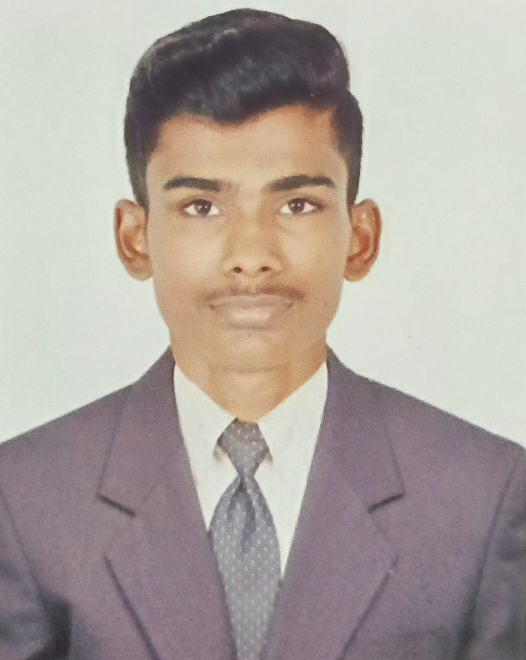
#> input picture my.jpg, 526 x 660 px
$ jupyter execute EX04.ipynb
#> lines starting #> are read from the running program, lines starting #| are printed output that depends on the picture
[cell 1]
import numpy as np
import cv2
import matplotlib.pyplot as plt

input_image=cv2.imread("my.jpg")
#> input_image is the input picture: shape (660, 526, 3); mean B, G, R 158.7, 164.9, 173.6
input_image=cv2.cvtColor(input_image, cv2.COLOR_BGR2RGB)
plt.axis('off')
plt.imshow(input_image)
plt.show()
rows,cols,dim=input_image.shape
#> rows = 660; cols = 526; dim = 3
M=np.float32([[1,0,50],  [0,1,100],  [0,0,1]])
translated_image=cv2.warpPerspective(input_image,M,(cols,rows))
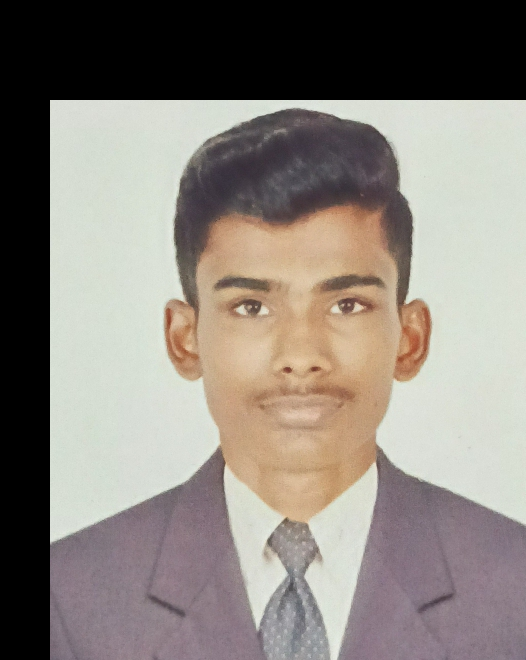
#> translated_image: shape (660, 526, 3); mean R, G, B 138.7, 131.7, 124.5
plt.axis('off')
plt.imshow(translated_image)
plt.show()

[cell 2]
import numpy as np
import cv2
import matplotlib.pyplot as plt
org_image = cv2.imread("my.jpg")
org_image = cv2.cvtColor(org_image,cv2.COLOR_BGR2RGB)
plt.imshow(org_image)
plt.show()
rows,cols,dim = org_image.shape
M = np.float32([[1.5,0,0],[0,1.7,0],[0,0,1]])
scaled_img = cv2.warpPerspective(org_image,M,(cols*2,rows*2))
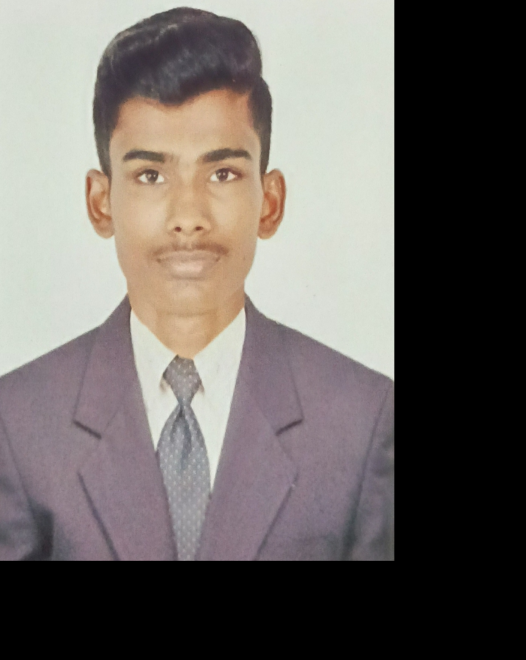
#> scaled_img: shape (1320, 1052, 3) (shown at 1/2 size); mean R, G, B 110.5, 105, 101.1
plt.imshow(org_image)
plt.show()

[cell 3]
import numpy as np
import cv2
import matplotlib.pyplot as plt
org_image = cv2.imread("my.jpg")
org_image = cv2.cvtColor(org_image,cv2.COLOR_BGR2RGB)
plt.imshow(org_image)
plt.show()
rows,cols,dim = org_image.shape
M_X = np.float32([[1,0.5,0],[0,1,0],[0,0,1]])
M_Y = np.float32([[1,0,0],[0.5,1,0],[0,0,1]])
sheared_img_xaxis = cv2.warpPerspective(org_image,M_X,(int(cols*1.5),int(rows*1.5)))
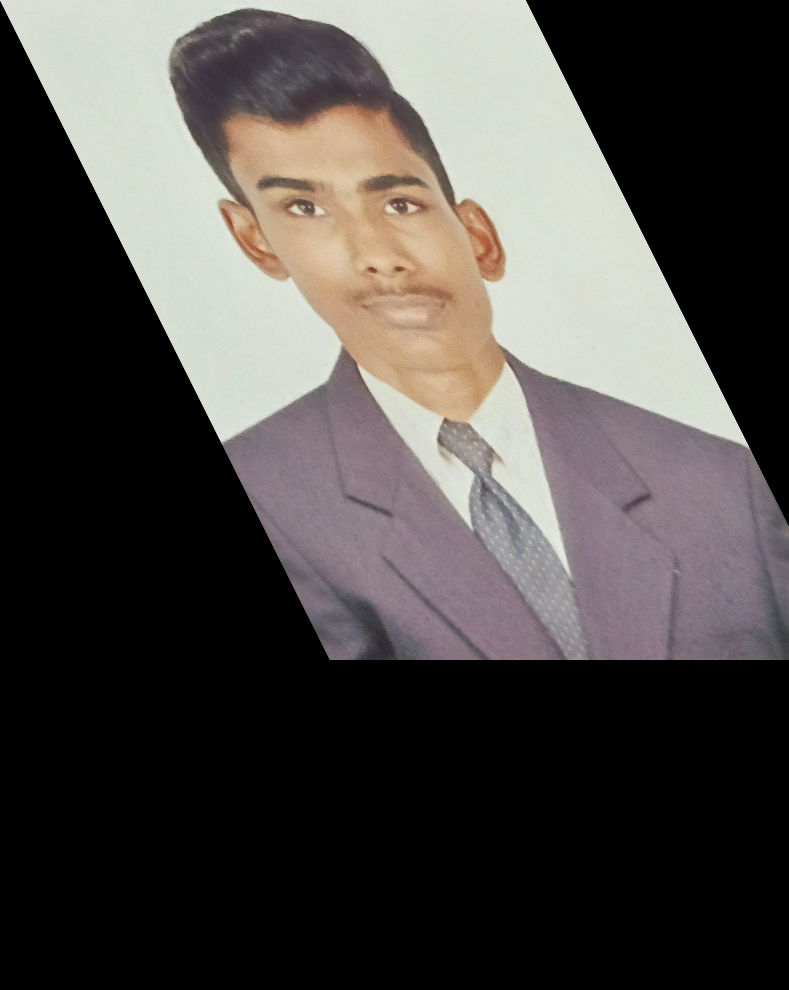
#> sheared_img_xaxis: shape (990, 789, 3); mean R, G, B 76.6, 72.8, 70
sheared_img_yaxis = cv2.warpPerspective(org_image,M_Y,(int(cols*1.5),int(rows*1.5)))
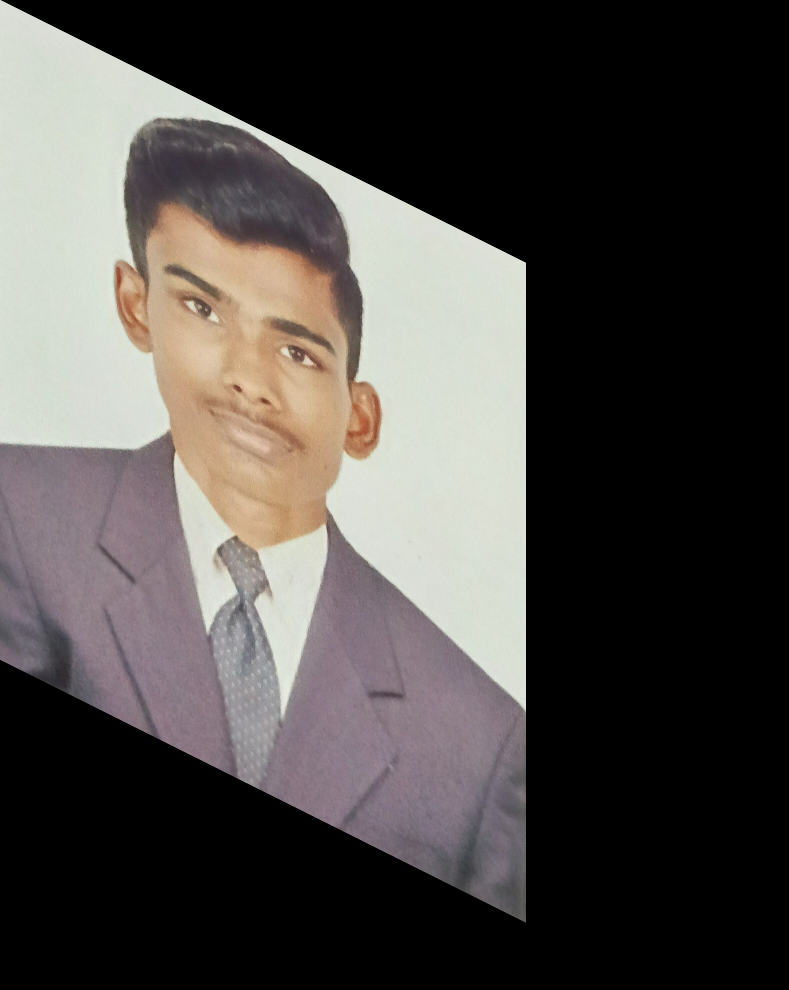
#> sheared_img_yaxis: shape (990, 789, 3); mean R, G, B 77.2, 73.4, 70.6
plt.imshow(sheared_img_xaxis)
plt.show()
plt.imshow(sheared_img_yaxis)
plt.show()

[cell 4]
import numpy as np
import cv2
import matplotlib.pyplot as plt
org_image = cv2.imread("my.jpg")
org_image = cv2.cvtColor(org_image,cv2.COLOR_BGR2RGB)
plt.imshow(org_image)
plt.show()
rows,cols,dim = org_image.shape
M_X = np.float32([[1,0,0],[0,-1,rows],[0,0,1]])
#> M_X = [[1, 0, 0], [0, -1, 660], [0, 0, 1]]
M_Y = np.float32([[-1,0,cols],[0,1,0],[0,0,1]])
#> M_Y = [[-1, 0, 526], [0, 1, 0], [0, 0, 1]]
reflected_img_xaxis = cv2.warpPerspective(org_image,M_X,(int(cols),int(rows)))
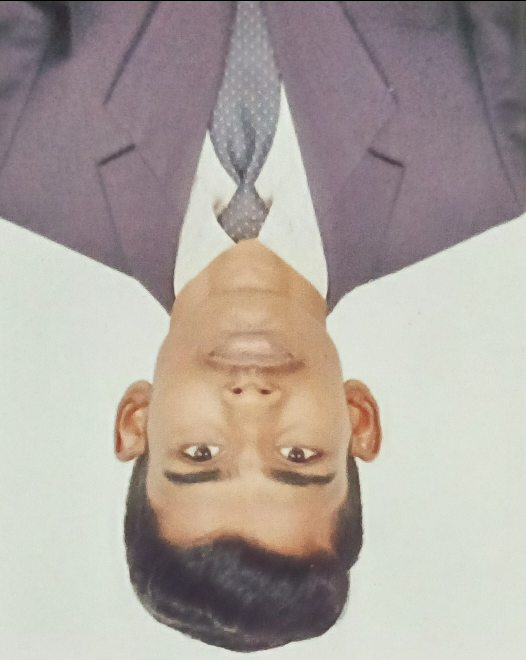
#> reflected_img_xaxis: shape (660, 526, 3); mean R, G, B 173.2, 164.6, 158.4
reflected_img_yaxis = cv2.warpPerspective(org_image,M_Y,(int(cols),int(rows)))
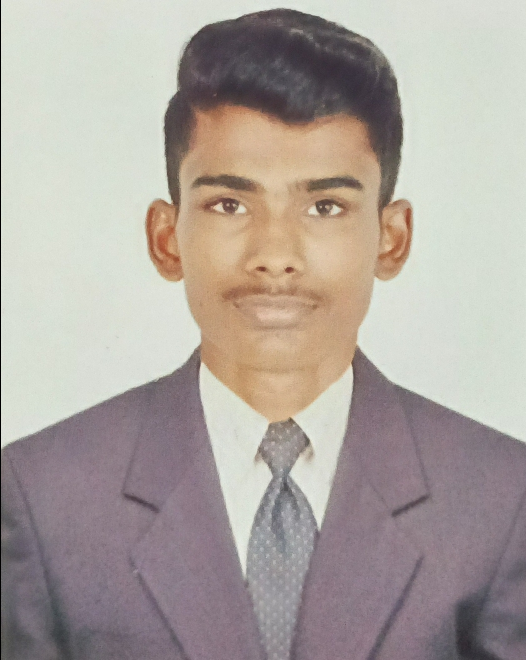
#> reflected_img_yaxis: shape (660, 526, 3); mean R, G, B 173.2, 164.6, 158.4
plt.imshow(reflected_img_xaxis)
plt.show()
plt.imshow(reflected_img_yaxis)
plt.show()

[cell 5]
import numpy as np
import cv2
import matplotlib.pyplot as plt
in_img=cv2.imread("my.jpg")
in_img=cv2.cvtColor(in_img,cv2.COLOR_BGR2RGB)
rows,cols,dim=in_img.shape
angle=np.radians(10)
M=np.float32([[np.cos(angle),-(np.sin(angle)),0],
              [np.sin(angle),np.cos(angle),0],
              [0,0,1]])
rotated_img=cv2.warpPerspective(in_img,M,(int(cols),int(rows)))
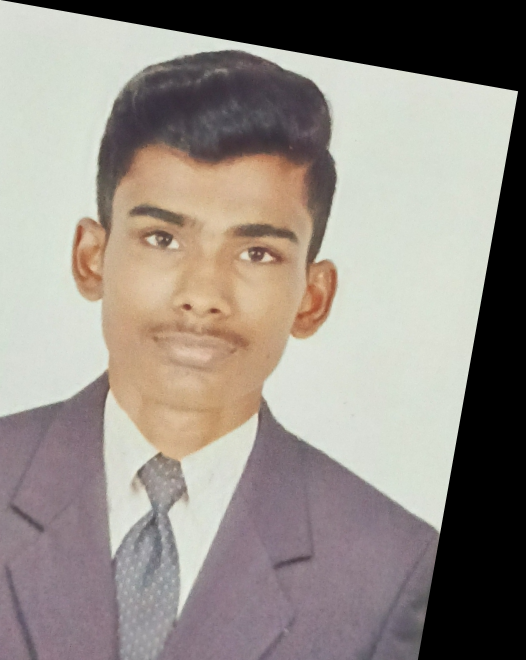
#> rotated_img: shape (660, 526, 3); mean R, G, B 149.3, 141.6, 134.8
plt.axis('off')
plt.imshow(rotated_img)
plt.show()

[cell 6]
import numpy as np
import cv2
import matplotlib.pyplot as plt
org_image = cv2.imread("my.jpg")
org_image = cv2.cvtColor(org_image,cv2.COLOR_BGR2RGB)
plt.imshow(org_image)
plt.show()
rows,cols,dim = org_image.shape
cropped_img=org_image[80:900,80:500]
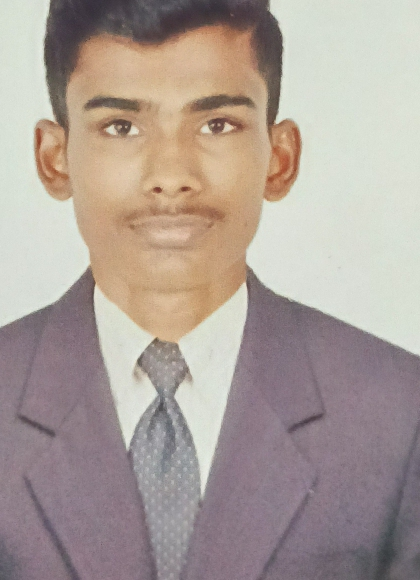
#> cropped_img: shape (580, 420, 3); mean R, G, B 171.9, 159.2, 152.2
plt.imshow(cropped_img)
plt.show()

$ run again, with 1.png saved as my.jpg
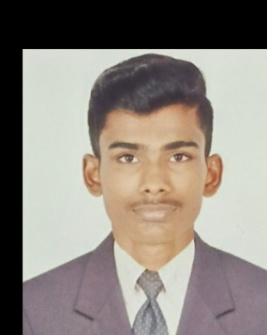
#> input picture 1.png, 267 x 335 px
#> input_image is the input picture: shape (335, 267, 3); mean B, G, R 126.3, 134.1, 141.3
#> `rotated_img=cv2.warpPerspective(in_img,M,(int(cols),int(rows)))`:
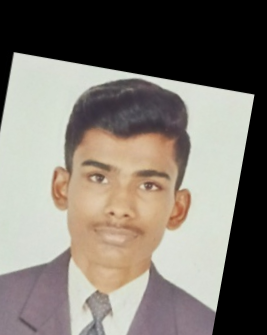
#> rotated_img: shape (335, 267, 3); mean R, G, B 126, 119.5, 111.3
#> `cropped_img=org_image[80:900,80:500]`:
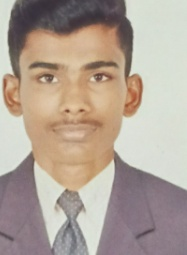
#> cropped_img: shape (255, 187, 3); mean R, G, B 176.9, 162.6, 150.5

$ run again, with 2.png saved as my.jpg
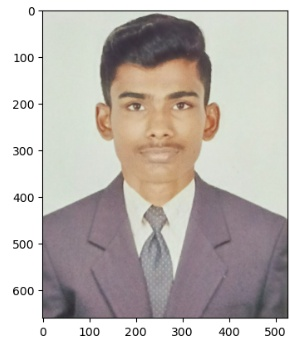
#> input picture 2.png, 290 x 342 px
#> input_image is the input picture: shape (342, 290, 3); mean B, G, R 177.2, 181.9, 188.5
#> `rotated_img=cv2.warpPerspective(in_img,M,(int(cols),int(rows)))`:
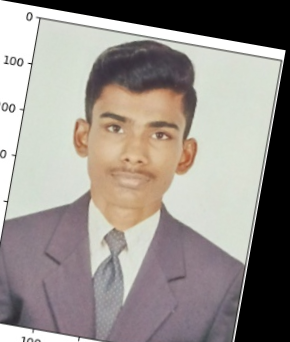
#> rotated_img: shape (342, 290, 3); mean R, G, B 151.6, 145.1, 140.3
#> `cropped_img=org_image[80:900,80:500]`:
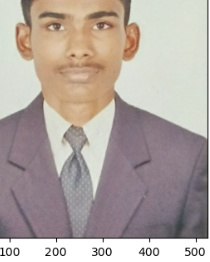
#> cropped_img: shape (262, 210, 3); mean R, G, B 177.4, 166.3, 160.6
